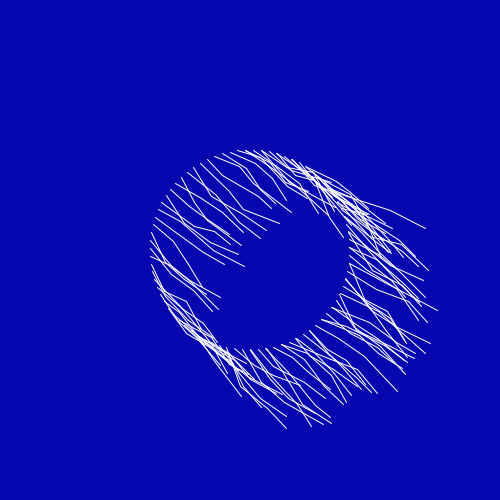
Frame 1 (no input)
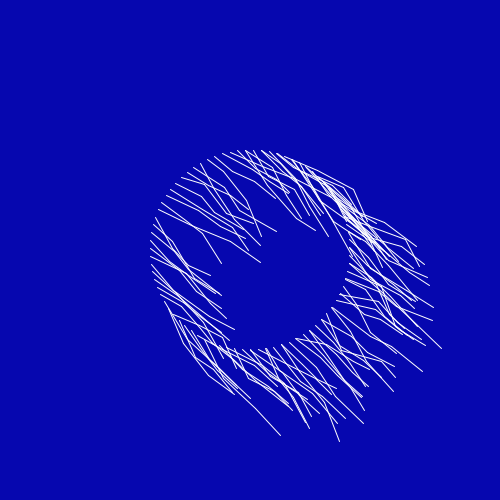
Frame 60 (the mouse pressed at the canvas centre just before this capture)
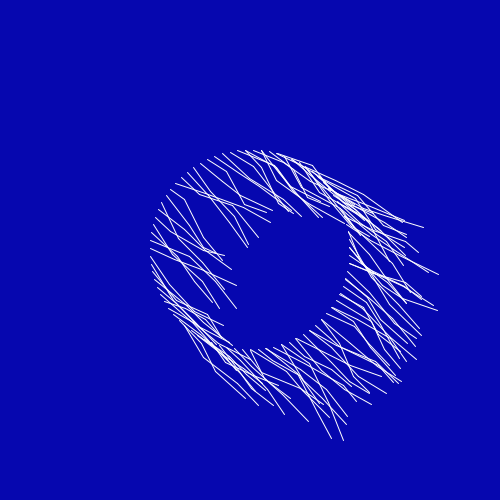
Frame 120 (the mouse held since frame 60 and released just before this capture)

The Processing sketch that drew these frames (run headless with seeded random() and noise(); from frame 60 on, the mouse is pressed at the canvas centre):

// Processing sketch: sketch_21052017
// ── sketch_21052017.pde
Branche[] sun = new Branche[100];

void setup(){
  size(500,500);
  smooth();
  frameRate(20);
  for(int i = 0; i<=sun.length-1; i++){
    float angle = i/TWO_PI;
    float x = sin(angle) * 100;
    float y = cos(angle) * 100;
    sun[i] = new Branche(x,y);
  }
  stroke(255);
  strokeWeight(1);
}

void draw(){
  background(6,7,175);
  translate(width/2, height/2);
  for(int i = 0; i<=sun.length-1; i++){
    sun[i].display();
  }
}
// ── Branche.pde
class Branche{
  float x,y;
  Branche(float _x, float _y){
    x = _x;
    y = _y;
  }
  
  void display(){
    beginShape(LINES);
      float x2 = x + noise(random(-5,5))*50;
      float y2 = y + noise(random(-50,0))*50;
      float x3 = x2 + noise(random(-5,5))*50;
      float y3 = y2 + noise(random(-50,0))*50;
      float x4 = x3 + noise(random(-5,5))*50;
      float y4 = y3 + noise(random(-50,0))*50;
      vertex(x,y);
      vertex(x2,y2);
      vertex(x2,y2);
      vertex(x3,y3);
      vertex(x3,y3);
      vertex(x4,y4);
    endShape();
  }
}
